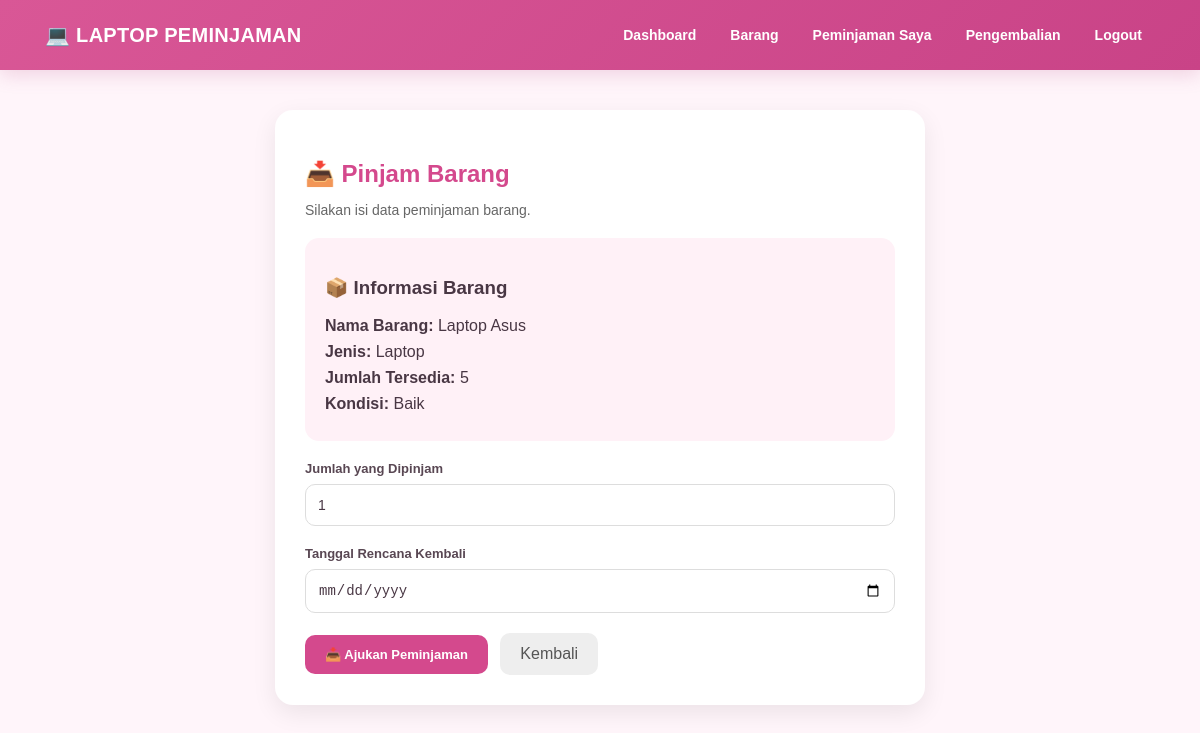
Screenshot of /form_peminjaman.php?id_barang=2 (signed in) with the database file from the repository.
### tables this page shows
CREATE TABLE `barang` (
  `id_barang` int(11) NOT NULL,
  `kode_barang` varchar(30) NOT NULL,
  `nama_barang` varchar(100) NOT NULL,
  `jenis_barang` varchar(50) NOT NULL,
  `jumlah` int(11) NOT NULL DEFAULT 0,
  `kondisi` enum('Baik','Rusak Ringan','Rusak Berat') DEFAULT 'Baik',
  `status` enum('Tersedia','Dipinjam') DEFAULT 'Tersedia'
);

### form_peminjaman.php (the view, shortened to what this page needs)
<?php
require 'koneksi.php';
$id_barang = isset($_GET['id_barang'])
    ? intval($_GET['id_barang'])
    : 0;
$query_barang = mysqli_query(
    $koneksi,
    "SELECT *
     FROM barang
     WHERE id_barang = '$id_barang'
     LIMIT 1"
);
$barang = mysqli_fetch_assoc($query_barang);
?>
<!DOCTYPE html>
<html lang="id">
<head>
    <link rel="stylesheet" href="style.css">
</head>
<body>
<div class="navbar">
    <b>💻 LAPTOP PEMINJAMAN</b>
    <div>
        <a href="index.php">
            Dashboard
        </a>
        <a href="barang.php">
            Barang
        </a>
        <a href="peminjaman.php">
            Peminjaman Saya
        </a>
        <a href="pengembalian.php">
            Pengembalian
        </a>
        <a href="logout.php">
            Logout
        </a>
    </div>
</div>
<div class="container">
    <div class="form-card">
        <h2>
            📥 Pinjam Barang
        </h2>
        <p class="info">
            Silakan isi data peminjaman barang.
        </p>
        <div class="barang-info">
            <h3>
                📦 Informasi Barang
            </h3>
            <p>
                <b>Nama Barang:</b>
                <?= htmlspecialchars(
                    $barang['nama_barang']
                ) ?>
            </p>
            <p>
                <b>Jenis:</b>
                <?= htmlspecialchars(
                    $barang['jenis_barang']
                ) ?>
            </p>
            <p>
                <b>Jumlah Tersedia:</b>
                <?= htmlspecialchars(
                    $barang['jumlah']
                ) ?>
            </p>
            <p>
                <b>Kondisi:</b>
                <?= htmlspecialchars(
                    $barang['kondisi']
                ) ?>
            </p>
        </div>
        <form
            method="POST"
            action=""
        >
            <div class="form-group">
                <label>
                    Jumlah yang Dipinjam
                </label>
                <input
                    type="number"
                    name="jumlah"
                    min="1"
                    max="<?= $barang['jumlah'] ?>"
                    value="1"
                    required
                >
            </div>
            <div class="form-group">
                <label>
                    Tanggal Rencana Kembali
                </label>
                <input
                    type="date"
                    name="tanggal_rencana_kembali"
                    min="<?= date('Y-m-d') ?>"
                    required
                >
            </div>
            <button
                type="submit"
                class="btn-submit"
            >
                📥 Ajukan Peminjaman
            </button>
            <a
                href="index.php"
                class="btn-back"
            >
                Kembali
            </a>
        </form>
    </div>
</div>
</body>
</html>

### style.css (style rules this page uses)
* { box-sizing: border-box; }
body { margin: 0; padding: 0; font-family: Arial, Helvetica, sans-serif; background: #fff5fa; color: #493744; }
.navbar { width: 100%; background: linear-gradient(135deg, #d95796, #c94387); color: white; padding: 18px 45px; display: flex; justify-content: space-between; align-items: center; box-shadow: 0 5px 18px rgba(180, 70, 130, .20); position: sticky; top: 0; z-index: 100; }
.navbar b { font-size: 20px; letter-spacing: .3px; }
.navbar div { display: flex; align-items: center; gap: 8px; }
.navbar a { color: white; text-decoration: none; padding: 9px 13px; border-radius: 8px; font-size: 14px; font-weight: bold; transition: .2s; }
.container { width: 92%; max-width: 1200px; margin: 35px auto; }
.container h2 { color: #4b3544; }
.btn, button { display: inline-block; padding: 10px 17px; background: #d95796; color: white; text-decoration: none; border: none; border-radius: 9px; font-size: 13px; font-weight: bold; cursor: pointer; transition: .2s; }
label { display: block; margin-top: 15px; margin-bottom: 7px; color: #594753; font-weight: bold; font-size: 13px; }
input, select, textarea { width: 100%; padding: 12px 14px; border: 1px solid #e1ccd8; border-radius: 10px; background: white; outline: none; font-size: 14px; color: #493744; }

### form_peminjaman.php (style rules this page uses)
.form-card { max-width: 650px; margin: 40px auto; background: white; padding: 30px; border-radius: 18px; box-shadow: 0 8px 25px rgba(0,0,0,0.08); }
.form-card h2 { color: #d4498d; margin-bottom: 10px; }
.barang-info { background: #fff1f7; padding: 20px; border-radius: 14px; margin: 20px 0; }
.barang-info p { margin: 8px 0; }
.form-group { margin-bottom: 20px; }
.form-group label { display: block; margin-bottom: 8px; font-weight: bold; }
.form-group input { width: 100%; box-sizing: border-box; padding: 12px; border: 1px solid #ddd; border-radius: 10px; font-size: 14px; }
.btn-submit { display: inline-block; border: none; background: #d4498d; color: white; padding: 12px 20px; border-radius: 10px; cursor: pointer; font-weight: bold; text-decoration: none; }
.btn-back { display: inline-block; margin-left: 8px; padding: 12px 20px; border-radius: 10px; background: #eee; color: #555; text-decoration: none; }
.info { color: #666; font-size: 14px; }

### rows the page displays
barang: nama_barang "Laptop Asus", jenis_barang "Laptop", jumlah "5", kondisi "Baik"
